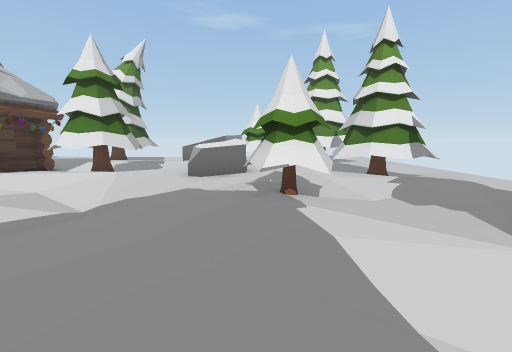
[1] (above)

24 first-person views from a walk through a scene from a Unity 3-D project. The camera is 1.3 m above the floor, tilts 8° down and sees 90° across. The floor is counted in squares, 1 m on a side. Each view is taken from the middle of a square. On the plan, view 1 faces up. The plan holds only what a view shows up to about 13 squares ahead; the rest is blank. The place goes on beyond the plan. The player character is not drawn. Some animated figures are not drawn.

[2]
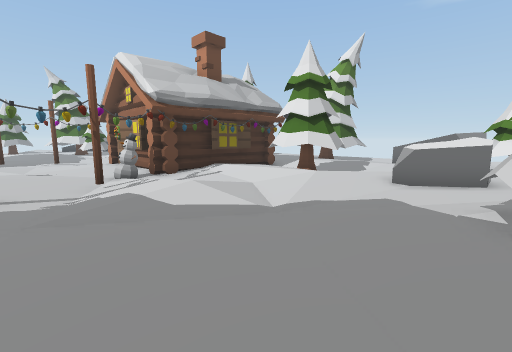

[3]
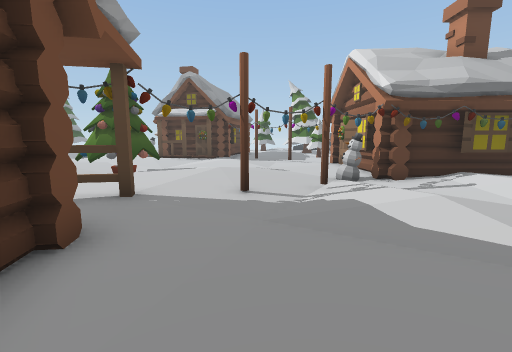

[4]
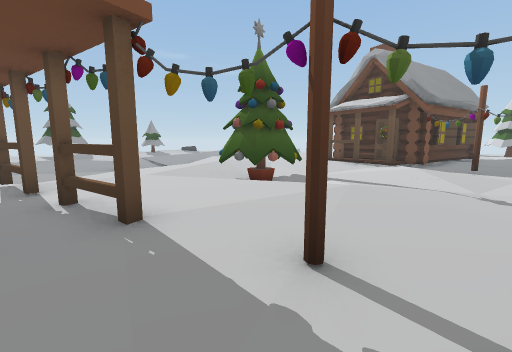

[5]
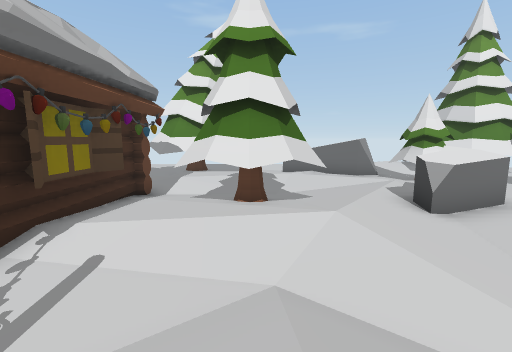

[6]
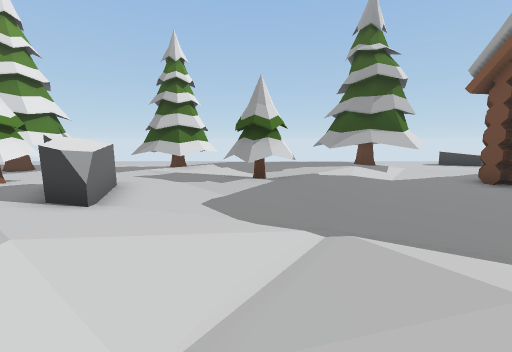

[7]
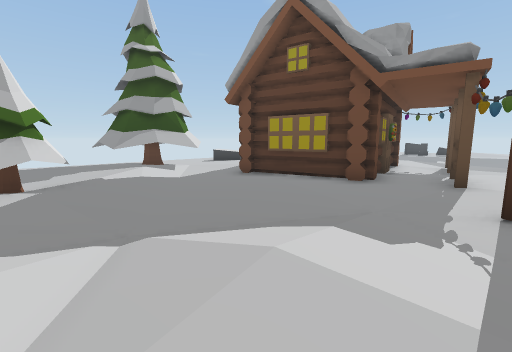

[8]
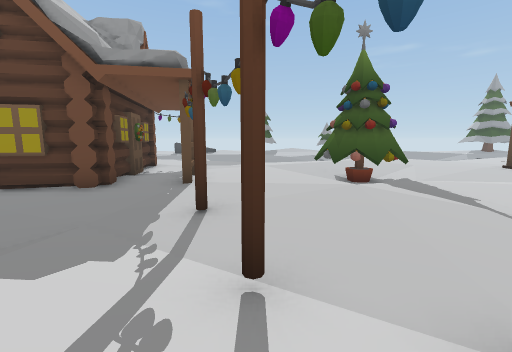

[9]
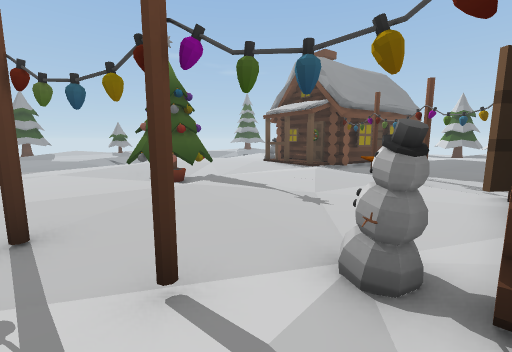

[10]
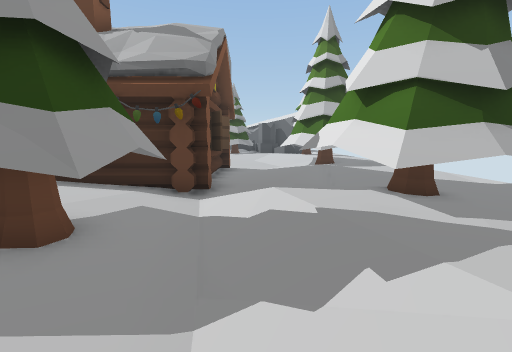

[11]
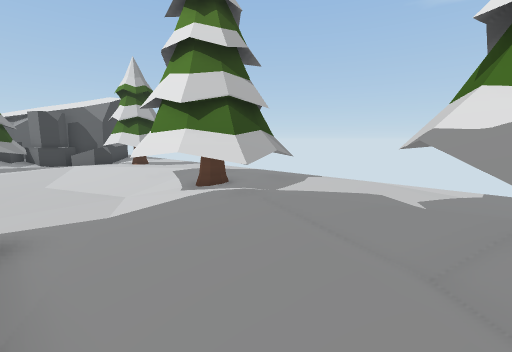

[12]
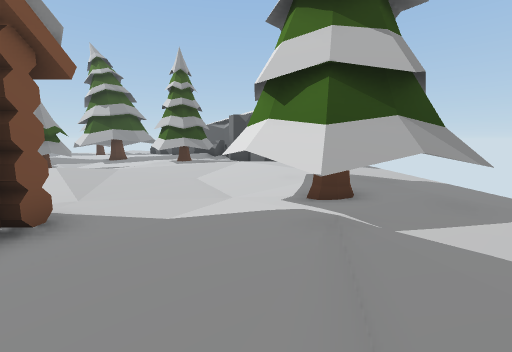

[13]
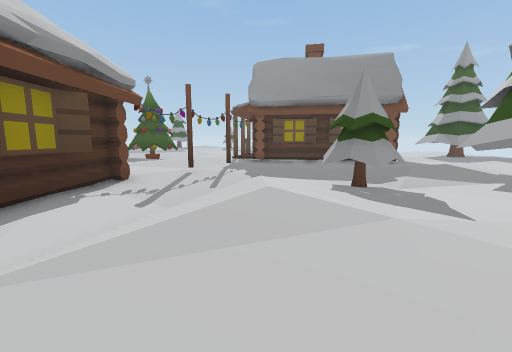

[14]
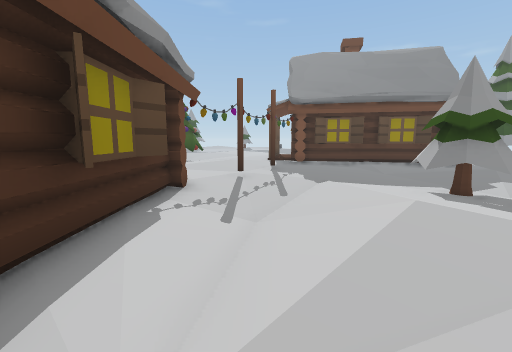

[15]
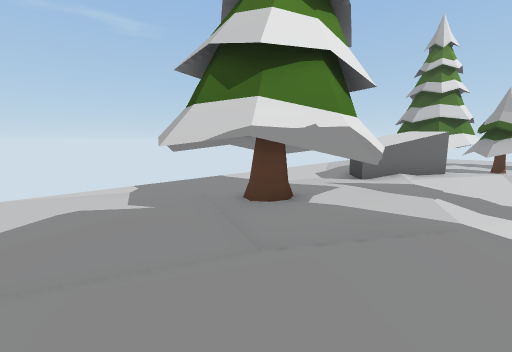

[16]
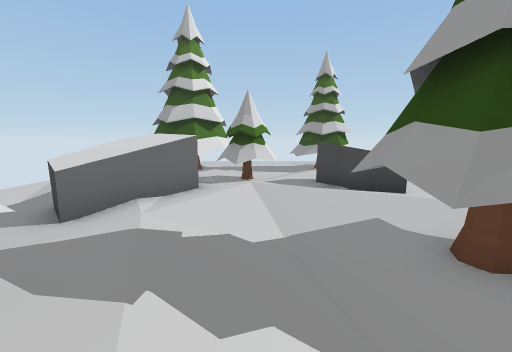

[17]
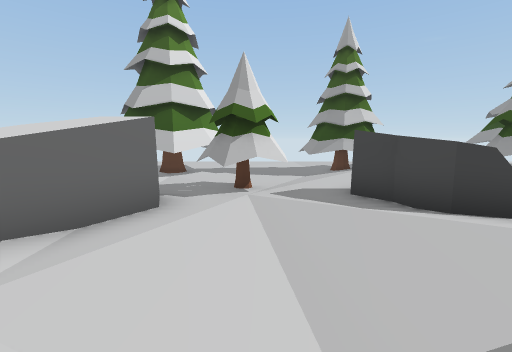

[18]
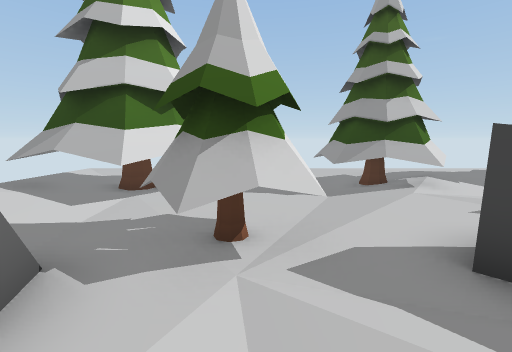

[19]
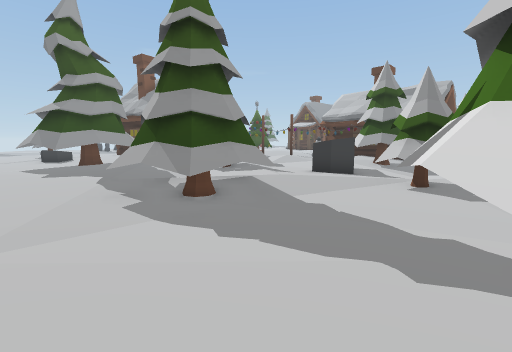

[20]
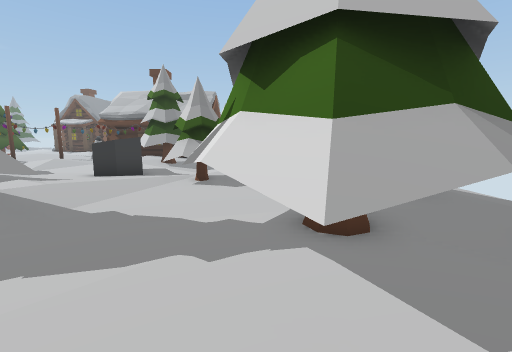

[21]
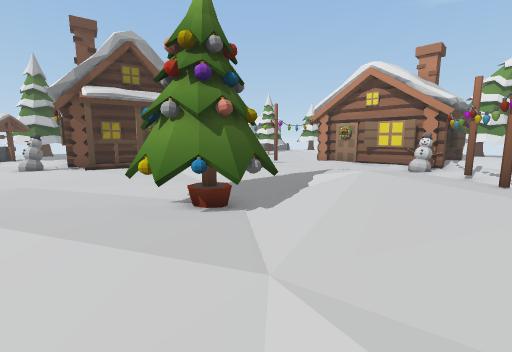

[22]
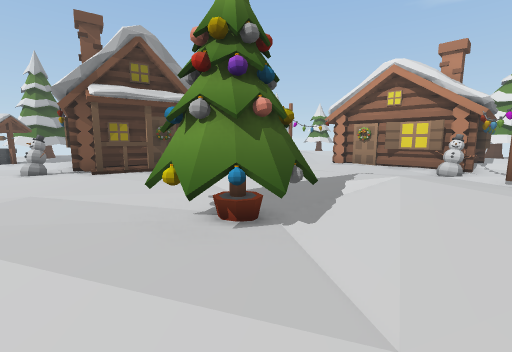

[23]
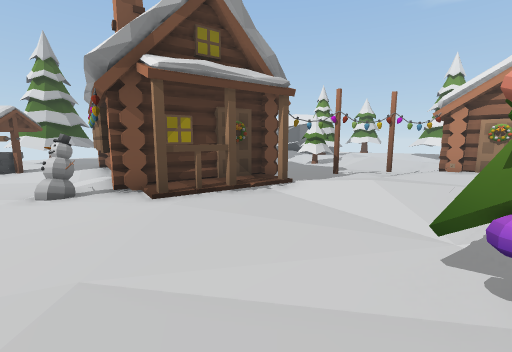

[24]
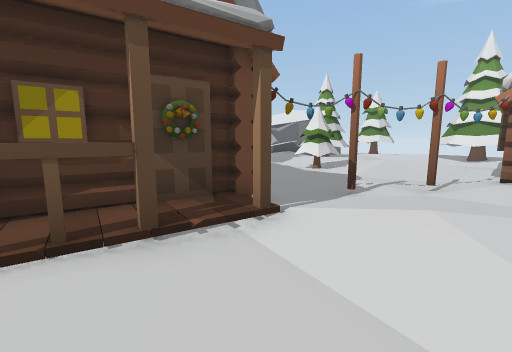

### Floor plan
Key: @ floor where view 1 was taken; # wall or solid block; . main floor; : floor 0.25 m higher than the main floor; - floor 0.25 m lower than the main floor; _ floor 0.5 m lower than the main floor; / step, stairs or slope; O other object.
Columns run from 24 left of view 1 to 8 right of it. Each row starts with its distance up from view 1.
 17 OOO::  OOOO..OO#OO..OOO:::OOOOO.
 16 OOO:: O#OOO..O OOO.OOOOO..OOOOO.
 15   :../OOOO..//OOOO...OOO..OOOOO..
 14  :.../-O-.....OO:.//...OOO.OOO..
 13 O:..-------.....///--..OOO..-....
 12 OO:...---O.O.O.O----....O...-....
 11 OO:......O###  O.OOO...O.:/OOOO..
 10 OO...../.O     OOOOO::OOO::OOOO..
  9  .../:///O     O:OOO:.O..::OOOO..
  8 ..../////O     O:::::....:..OO...
  7 ..OO.//_-O     O........:O.......
  6 .OOO.//--O     O../.....OOO-/....
  5 ..OO./---OOOOOOO.////-..OO../:...
  4 :/-...--......OO.:://-...::/::...
  3 ........#.........//....//::OOO..
  2 .................../....../OOOOO.
  1 ......#......:::...........OOOOO.
  0 OOO.....::...::::O......@..OOOOO.
 -1  ##OOO..:.O./:::::..OOO#O...OO ..
 -2      OO......//:::O:#     .......
 -3     #O/.....O//:::O.O      ...O
 -4     # O....OOO/::.O.O       ./
 -5 O   O O....OOOO/.....
 -6 ...OO.....-OOO.....O.#
 -7 ...OO..............O.O
 -8 .................. O O

Positions as (right, up) in squares from view 1, and headings:
1: (0, 0), facing up
2: (0, 1), facing up-left
3: (-1, 1), facing left
4: (-5, 2), facing down-left
5: (-6, 4), facing up
6: (-7, 6), facing right
7: (-7, 6), facing down-right
8: (-8, 5), facing down
9: (-7, 5), facing down-left
10: (-3, 13), facing left
11: (-10, 12), facing up-left
12: (-11, 15), facing left
13: (-19, 13), facing down
14: (-17, 12), facing down
15: (-13, 13), facing up-right
16: (-9, 13), facing right
17: (-6, 13), facing right
18: (-3, 13), facing right
19: (8, 15), facing down-left
20: (8, 15), facing left
21: (-7, -8), facing up-left
22: (-8, -8), facing up-left
23: (-13, -8), facing up-left
24: (-15, -5), facing up-left
